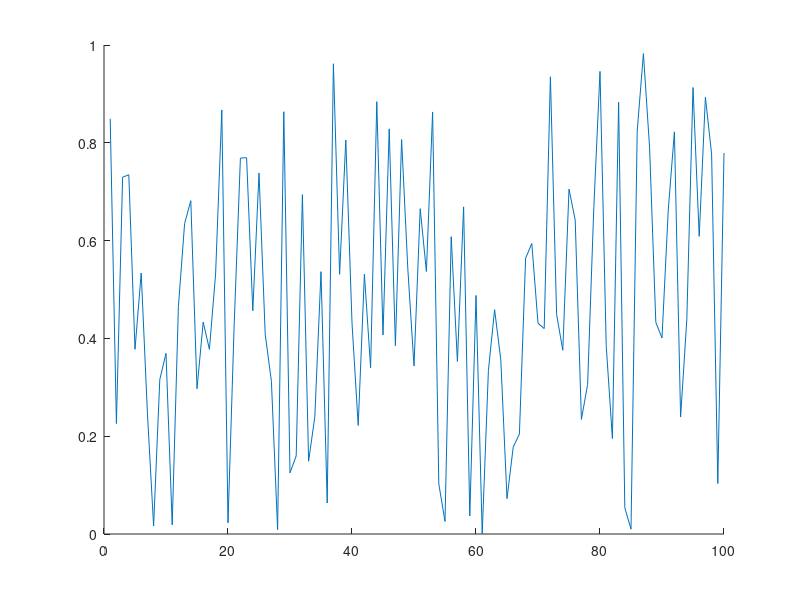

The MATLAB script that drew this image: (Note: this script raises an error after producing the figure.)
clc
close all
clear

if isfolder('pics') == 0
    mkdir('pics')
end

x = 1:100;
y = rand(100,1);
idxmin = find(y == max(y));
idxmax = find(y == min(y));
txt = ['\leftarrow y = ',int2str(max(y))];
hold on
plot(x,y)
plot(x,y,'o','MarkerIndices',[idxmin idxmax],'MarkerFaceColor','red','MarkerSize',5)
t = text(idxmax,y(idxmax),txt);
t.Color = [153/255 153/255 255/255];
hold off
legend('random plot [0:1]');
print -dpng ./pics/test.png
close
%% testing plot function
clc

x = [0:0.01:2*pi];
y = sin(x);
yCmp = cos(x);
string = 'My test plot';
p_title = 'test_print';
t="";

% test = myplot(x,y,string,p_title);
test2 = superplot(x,y,'plotName',"My super plot",'figureName',"super_plot");
test3 = superplot(x,y,'cmpYLegend',"cos(x)",'figureName',"cosxVsSinx",'cmpY',yCmp,'yLegend',"sin(x)",'yName',"Amplitude",'xName',"Samples NOT normalized to 2\pi", ...
    'plotName',"Plotting cos(x) against sin(x)");
close(test2);
close(test3);
test4 = superplot(x,y);

testV = ones(1,1);
testV(2) = 5;

%% testing MER loop
% clear
clc
close all
clear

idx = 1;
for i = 0:200
    if ( rem((i-1)/4,1)==0 )
        validLen(idx) = i;
        idx = idx+1;
    end
end

% Constants are double-precision by default; N=85 found nothing
vec = [85 105];

% for im
    
% for i = vec(1):0.01:vec(1)
%     fprintf("i is %d coefficients\n",i);
% end
    
% for i = 0:2:10
%     fprintf("i SHOULD be EVEN and is %d\n",i);
% end

%coefficients have to be even and divisible by span w/no remainder LOOK
%INTO THIS
%beta MUST be greater than 0
[MER_out, betaTX_out, betaRCV_out, coeff_out] = MER_opt('Nsps',4,'numCoeffs',vec,'betaTX',[0.1 0.0001 0.2],'betaRCV',[0.1 0.0001 0.2],'MER',50);
% [MER_out, betaTX_out, betaRCV_out, coeff_out] = MER_opt('Nsps',4,'numCoeffs',[25 77],'betaTX',[.01 0.01 .16],'betaRCV',[0.12 0.01 0.34],'MER',40);

% last = find(~MER_out,1);
fileID = fopen('GSM_parameters.txt','w');
cBeta = char(hex2dec('03b2'));
fprintf(fileID,'%10s %10s %10s %10s\r\n','MER', 'betaTX', 'betaRCV', 'length');
% A = [MER_out(1:last-1); betaTX_out(1:last-1); betaRCV_out(1:last-1); coeff_out(1:last-1)];
A = [MER_out; betaTX_out; betaRCV_out; coeff_out];
fprintf(fileID,'%10.6f %10.6f %10.6f %8.0f\r\n',A);
fclose(fileID);

% c_idx = find(coeff_out==121);
% max_121 = max(MER_out(c_idx(1):c_idx(end)));
% desired_121 = find(MER_out>=54.0679);

DONE = ones(10,1);
finish = sum(DONE(1:5));

%% MER calc
% clc
% clear all
% close all
% den = [-0.001473028462308   0.005666223150735  -0.019416661964618  -0.041188246018261   0.083990599017613  -0.169565530125065   0.900837427479342 ...
%     0.311842632473442  -0.140969388867244   0.099871376920441  -0.088049305611010   0.023834632003521  -0.009447343197004   0.002953619390284]
% 
% pk = 0.99924965776672958;
% 
% 10*log10(pk^2/sum(den.^2));

%% Measuring OOB requirements
clear 
close all
clc
cBeta = char(hex2dec('03b2'));

format long
% window designer from 0 to pi
% load('KaisWin.mat');
% load('windowKais101.mat');

% fileID = fopen('GSM_parameters_89-121_B1-0.001-2.txt'); %89-121.txt
% fileID = fopen('GSM_parameters_73-81.txt'); %73-81.txt
fileID = fopen('GSM_parameters_85-105_B1-0.0001-2.txt'); %85-105_B1-0.0001-2.txt
formatSpec = '%s';
N = 4;
C_text = textscan(fileID,formatSpec,N);
C_data0 = textscan(fileID,'%f %f %f %f');
fclose(fileID);


fileID = fopen('MOAP.txt','A');
cBeta = char(hex2dec('03b2'));
% ********************** Comment this out after first run ***********
fprintf(fileID,'%10s %10s %10s %10s %10s %10s %10s %10s %10s %10s \r\n','MER', 'betaTX', 'betaRCV', 'length', 'idx TX & RCV', 'OB1', 'OB2', 'OB3','b Kaiser','weight');

vTX_B=C_data0{1,2}.'; vRCV_B=C_data0{1,3}.'; vLen=C_data0{1,4}.';
% idx_89=find(vLen==89); idx_93=find(vLen==93); idx_97=find(vLen==97); idx_101=find(vLen==101); idx_109=find(vLen==109);  %89-121.txt
% idx_73=find(vLen==73); idx_81=find(vLen==93); idx_97=find(vLen==97); idx_101=find(vLen==101); idx_109=find(vLen==109);  %73-81.txt
idx_85=find(vLen==85); idx_89=find(vLen==89); idx_93=find(vLen==93); idx_97=find(vLen==97); idx_101=find(vLen==101); idx_105=find(vLen==105); idx_109=find(vLen==109);  %85-105_B1-0.0001-2.txt

% #TX&RCV length; RCV rolloff here
% beta = 0.146600;  %trial 1
% N = 65;
% beta = 0.116400;    %trial 2
% N = 73;
% beta = 0.144400;   %trial 3
% N = 121;
% beta_Rcv = 0.188000;     %trial 18 i stop counting bruh
% N = 101;
% beta_Rcv = vRCV_B;     %trial 18 i stop counting bruh
% N = 93;


% digital angular frequency, w (rads/sample)
% w = [0:0.001:1000]/1000*pi; %0-0.5
w = [0:0.001:200]/100*pi; %one whole cycle

N = 101;
Nsps = 4;
span = (N-1)/4;
% for bk = 1.5:0.01:2
% for bk = 0.3:0.1:0.3
for bk = 0:0.1:0
% for bk = 1:1
% for bk = 2:0.1:2
    for idx_TXnRCV = idx_101(1):(idx_101(1))
%     for idx_TXnRCV = idx_101():(idx_101(end))
%     for idx_TXnRCV = idx_93(4):(idx_93(5))
%     for idx_TXnRCV = idx_97(1):(idx_97(1))
%     for idx_TXnRCV = 505:513
        b_nom = vTX_B(idx_TXnRCV);
        beta_Rcv = vRCV_B(idx_TXnRCV);
        GSM = rcosdesign(beta_Rcv,span,Nsps);
        wn = kaiser(length(GSM), bk);
%         wn = WinKaiser;
%         h_TX = GSM.*wn.';
        h_TX = rcosdesign(b_nom,span,Nsps).*wn.';
        h_GSM = GSM;

        % SRRC is a square root nyquist filter; firpm also
        % creates a sqrt nyquist filter
        M=N-1; Nsps=4; span=M/Nsps;
        fc=1/2/Nsps; fp=(1-b_nom)*fc; fs=(1+b_nom)*fc;
        fb = [0 fp fc fc fs .5]*2;
        a = [1 1 1/sqrt(2) 1/sqrt(2) 0 0];
        % wght vector needs to 2.4535 for passband
        wght = [2.4535 1 20];   %10 for N=97; 20 for N=91-89; 40 for N>90
        h_pps = firpm(M,fb,a,wght);

        % window
        h_pps = h_pps.*wn.';
    %     h_pps = h_pps;
        sam_r8 = 6.25;

        % estimate order of SR Nyquist filter | ford=fb(2:end-1);aord=[1 1/sqrt(2) 0];sb=10^(-58/20);dev=[sb 0.02 sb];M_est=firpmord(ford,aord,dev);
        H_srrc = freqz(h_TX,1,w); H_pps = freqz(h_pps,1,w);
        
        mag_H = (abs(H_pps));
        % units of cycles/sample
        bnd_BB=(1+.12)/Nsps/2; 
        bnd_OB1=bnd_BB+(.22/sam_r8); 
        bnd_OB2=bnd_OB1+(1.53/sam_r8); 
        bnd_OB3=bnd_OB2+(1.75/sam_r8);
        ind_BB = find( w/2/pi <= bnd_BB);
        ind_OB1 = find(w/2/pi>=bnd_BB & w/2/pi<=bnd_OB1);
        ind_OB2 = find(w/2/pi>=bnd_OB1 & w/2/pi<=bnd_OB2);
        ind_OB3 = find(w/2/pi>=bnd_OB2 & w/2/pi<=bnd_OB3);

        conv2Lin = @(x) 10.^(x/20);
        conv2dB =  @(x) 10.*log10(x);
 
        % Power is the ratio of 2 power quantities and can be referred to
        % as gain in dB. Comparing power requires the integral, the
        % integral can also be thought as the sum of the area as well;
        % sum(magnitude in linear units^2) is integrating each power of each frequency
        
        pwr_BB=2*sum( mag_H(ind_BB(1):ind_BB(end)).^2 );
        pwr_OB1=sum(mag_H(ind_OB1(1):ind_OB1(end)).^2);
        pwr_OB2=sum(mag_H(ind_OB2(1):ind_OB2(end)).^2);
        pwr_OB3=sum(mag_H(ind_OB3(1):ind_OB3(end)).^2);

        % calculate power ratio to signal to OB channels\
        dB_OB1 = conv2dB(pwr_BB/pwr_OB1);
        dB_OB2 = conv2dB(pwr_BB/pwr_OB2);
        dB_OB3 = conv2dB(pwr_BB/pwr_OB3);

        % can cascade firpm sqrt w/srrc, center coeff
        % isn't one BUT even symmetric
        cascade = conv(h_pps,GSM);
        cascade_SRRC = conv(GSM,GSM);

        num = cascade(N);
        den = zeros(floor(length(cascade)/Nsps),1);
        idx = 1;
        cnt = 0;
        for i = 1:length(cascade)
            if cnt == 0 && i ~= N
                den(idx) = cascade(i);
                cnt = cnt + 1;
                idx = idx + 1;
            elseif cnt >= Nsps-1
                cnt = 0;
            else
                cnt = cnt + 1;
            end
        end
        MER_theo = 10*log10( num^2/sum(den.^2) );
%         future considerations append to txtfile
        if dB_OB1 > 58 && dB_OB2 > 60 && dB_OB3 > 63 && MER_theo >= 40
            fprintf("\n*************MET SPEC*************************\n");
            fprintf("TX's %s: %1.4f | RCV's %s: %1.4f | idx TX & RCV: %d\n",cBeta,b_nom,cBeta,beta_Rcv,idx_TXnRCV);
            fprintf("OB1: %2.6f | OB2: %2.6f | OB3: %2.6f | MER: %2.6f | Bk: %2.4f | Beta nominal: %2.4f | \n",dB_OB1,dB_OB2,dB_OB3,MER_theo,bk, b_nom);
            fprintf("baseband bnd frequency: %2.4f | OB1 bnd frequency: %2.4f | OB2 bnd frequency: %2.4f | OB3 bnd frequency: %2.4f |\n", bnd_BB, bnd_OB1, bnd_OB2, bnd_OB3);
            fprintf("weight: ");disp(wght);
            %fprintf('MER', 'betaTX', 'betaRCV', 'length', 'idx TX & RCV', 'OB1', 'OB2', 'OB3','beta Kaiser','weight');
            A=[MER_theo, b_nom, beta_Rcv, N, idx_TXnRCV, dB_OB1, dB_OB2, dB_OB3, bk, wght(3)];
            fprintf(fileID,'%10.6f %10.6f %10.6f %10d %10d %10.6f %10.6f %10.6f %10.6f %10d \r\n',A);
        end
    end
end
fclose(fileID);

TX_MR = superplot(w/2/pi,20*log10(abs(H_pps)),'plotName',"Magnitude Response of PPS",'figureName',"PracticalPSResp",'yName',"Magnitude (dB)",...
    'xName',"f0, frequency (cycles/sample)",'yLegend',"SQRT FIRPM",'cmpY',20*log10(abs(H_srrc)),'cmpYLegend',"SRRC",...
    'plotAxis',[0 w(end)/2/pi -150 10]);

hold on
% OOB requirement 1
plot([bnd_BB bnd_BB],[-200 -58],'--k');
plot([bnd_BB bnd_OB1],[-58 -58],'--k');
plot([bnd_OB1 bnd_OB1],[-200 -58],'--k');
% OOB requirement 2
plot([bnd_OB1 bnd_OB1],[-200 -60],':R');
plot([bnd_OB1 bnd_OB2],[-60 -60],':R');
plot([bnd_OB2 bnd_OB2],[-200 -60],':R');
% OOB requirement 3
plot([bnd_OB2 bnd_OB2],[-200 -63],'g');
plot([bnd_OB2 bnd_OB3],[-63 -63],'g');
plot([bnd_OB3 bnd_OB3],[-200 -63],'g');
legend('Sqrt firpm','SRRC','OB1','OB1','OB1','OB2','OB2','OB2','OB3','OB3','OB3');
hold off
location = strcat('./pics/','PracticalPSResp','.png');
print(TX_MR, '-dpng', location);
% close(TX_MR);

% scale desired coefficients
maxi = sum(abs(h_pps));
scaling = (1-2^-17)/maxi;

h_pps_1s17= round(h_pps*scaling*2^17);
if sum(abs(h_pps_1s17/2^17) > 1-2^-17)
    fprintf("Error need to scaled down h_pps more\n");
    return
end

h_pps_coeffs = unique(h_pps_1s17,'stable');


%% Test cascade
clear 
% close all
clc

coeff = 65;
Nsps = 4;
beta_Rcv = 0.146600;

span = (coeff-1)/Nsps;
rcv = rcosdesign(beta_Rcv, span, Nsps);

% SR Nyquist filter
bb = 2.0; spans = 25;
M = coeff-1;
fc = 1/(2*Nsps);fp=(1-.12)*fc; fs=(1+.12)*fc;
fb = [0 fp fc fc fs .5]*2;
a = [1 1 1/sqrt(2) 1/sqrt(2) 0 0];
wght = [2.4535 1 1];
h_pps=firpm(M,fb,a,wght);
w = [0:0.001:1000]/1000*pi;
wnNorm=kaiser(coeff,2.0);
wnGr=kaiser(coeff,3);
wnLT=kaiser(coeff,1);

H_pps = freqz(h_pps,1,w);
H_ppsGrBk=freqz( conv(h_pps,wnGr),1,w );
H_ppsNormBk=freqz( conv(h_pps,wnNorm),1,w );
H_ppsLTBk=freqz( conv(h_pps,wnLT),1,w );

figName="PPS_with_65coeffs";
pps_plot = superplot(w/2/pi,20*log10(abs(H_pps)),'cmpY',20*log10(H_ppsNormBk),'figureName',figName,...
    'plotAxis',[0 0.5 -100 40]);
hold on
plot(w/2/pi,20*log10(abs(H_ppsGrBk)),"-.g");
plot(w/2/pi,20*log10(abs(H_ppsLTBk)),"--m");
legend('beta=0','beta=2.0','beta=3','beta=1');
hold off
location = strcat('./pics/',figName,'.png');
print(pps_plot, '-dpng', location);

% Too much theory to figure out MER for LPF

%% Test PPS_opt
% clc
% clear 
% close all
% 
% % Constants are double-precision by default
% vec = [65 129];
% 
% [MER_out, betaTX_out, betaRCV_out, coeff_out, betaKais_out] = PPS_opt('Nsps',4,...
%     'numCoeffs',vec,'betaTX',[0 0.001 0.2],'betaRCV',[0.12 0.01 0.12],'MER',40,'betaKais',[0 0.01 10]);

%% File IO
clear all
close all
clc

fileID = fopen('GSM_parameters_SRRC.txt');
formatSpec = '%s';
N = 4;
C_text = textscan(fileID,formatSpec,N);
C_data0 = textscan(fileID,'%f %f %f %f');
fclose(fileID);

%% Designing polyphase filter
clear;close all;clc; load('validLen.mat');

beta_Rcv=0.12; N=21; Nsps=4; span=(N-1)/4;

% rcv = rcosdesign(beta,span, Nsps);
load('rcv.mat');
worse_case_output = sum(abs(rcv));
scaling = (1-2^-17)/worse_case_output;
rcv_1s17=round( rcv*scaling*2^17 );tx=rcv;

sym_mults=round(length(rcv)/2);
poly_mults=sym_mults/Nsps;

%% Testing roll off cascaded
clc; clear; close all;

N=41; Nsps=4; span=(N-1)/4;

rcv = rcosdesign(0.1,span, Nsps); tx = rcosdesign(0.08,span, Nsps);
cascade=conv(rcv,tx);

figure(1);
hold on
title('Different beta');
stem(1:N,rcv);
stem(1:N,tx)
stem(1:2*N-1,cascade);
legend('RCV','TX','Cascade'); grid;
hold off

figure(2);
hold on
title('Same beta');
stem(1:N,rcv);
stem(1:2*N-1,conv(rcv,rcv));
legend('RCV','Cascade'); grid;
hold off

% SRRC is a square root nyquist filter; firpm also
% creates a sqrt nyquist filter
M=N-1; Nsps=4; span=M/Nsps; b_nom=0.1;
fc=1/2/Nsps; fp=(1-b_nom)*fc; fs=(1+b_nom)*fc;
fb = [0 fp fc fc fs .5]*2;
a = [1 1 1/sqrt(2) 1/sqrt(2) 0 0];
% wght vector needs to 2.4535 for passband
wght = [2.4535 1 1];
tx_pm = firpm(M,fb,a,wght);
cascade_pm = conv(tx_pm,rcv);
cascade_rcv = conv(rcv,rcv);

figure(3);
subplot(2,1,1);
hold on
stem(1:N,tx_pm);
stem(1:2*N-1,cascade_pm);
title('firpm');
hold off
subplot(2,1,2);
hold on
stem(1:N,rcv);
stem(1:2*N-1,cascade_rcv);
title('traditional RC');
hold off
% legend('RCV','TX','Cascade'); grid;

figure(4)
stem(1:31,rcosdesign(0.25,(31-1)/4,4));

%% Polyphase Time-SHaring Decimator design
clear
clc
format longG
srrc = round(rcosdesign(0.2,(93-1)/4,4).'*2^17);

N=93;
a_sym_mults = round(N/2);
a_poly_mults = round(a_sym_mults/4);
a_time_share_mults = round(a_poly_mults/4); % use 4x faster clk to do operation

out_ds = zeros(N,N); out_ds(1,1)=1;

% let row=sample & col=y_ds
for row=1:N
    for col=1:N
%         fprintf("row: %d | col: %d | val: %d\n",row,col,row*col);
%         out_ds(row,col)=row*col;
        if row==col&&col==1
%             fprintf("row: %d | col: %d | val: %d\n",row,col,1);
            out_ds(row,col)=row*col;
        elseif col==1&&row~=1
%             fprintf("row: %d | col: %d | val: %d\n",row,col,out_ds(row-1,col)+1);
            out_ds(row,col)=out_ds(row-1,col)+1;
        else
%             fprintf("row: %d | col: %d | val: %d\n",row,col,out_ds(row,col-1)-1);
                if out_ds(row,col-1)-1>0
                    out_ds(row,col)=out_ds(row,col-1)-1;
                else
                    out_ds(row,col)=0;
                end
        end
    end
end

for row=1:N
    for col=1:N
        if out_ds(row,col)==0 || out_ds(row,col)>round(N/2)
            N=N;
        elseif out_ds(row,col)==1
            fprintf("y%dh%d\n",col,out_ds(row,col));
        else
            fprintf("y%dh%d ",col,out_ds(row,col));
        end
    end
end

%% Test append
fileID = fopen('append.txt','A');
cBeta = char(hex2dec('03b2'));
fprintf(fileID,'%10s %10s %10s %10s\r\n','MER', 'betaTX', 'betaRCV', 'length');
% A = [MER_out(1:last-1); betaTX_out(1:last-1); betaRCV_out(1:last-1); coeff_out(1:last-1)];
MER_out=[1 2 3 4]; betaTX_out=1:4; betaRCV_out=1:4; coeff_out=1:4;
A = [MER_out; betaTX_out; betaRCV_out; coeff_out];
for i=1:4
    fprintf(fileID,'%10.6f %10.6f %10.6f %8.0f\r\n',A(i,i));
end
fclose(fileID);
